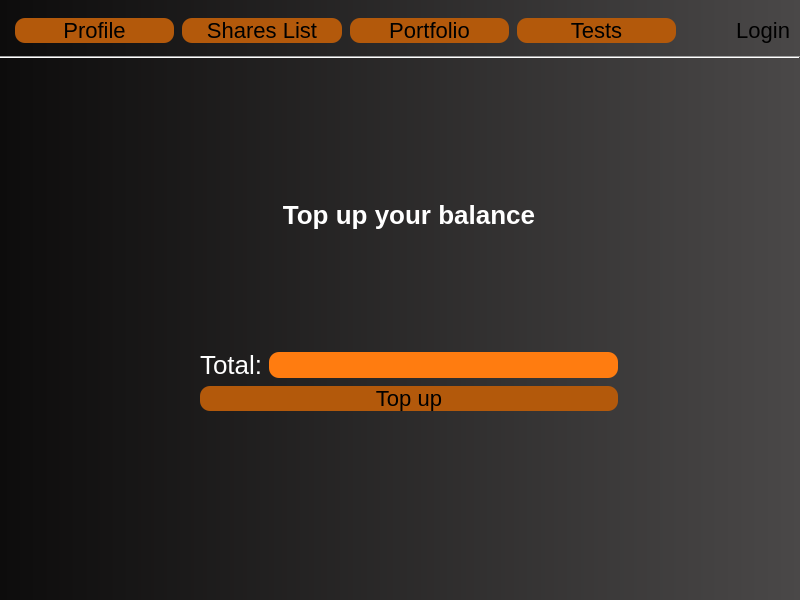
<?xml version="1.0" encoding="UTF-8"?>
<ui version="4.0">
 <class>balance</class>
 <widget class="QWidget" name="balance">
  <property name="geometry">
   <rect>
    <x>0</x>
    <y>0</y>
    <width>800</width>
    <height>600</height>
   </rect>
  </property>
  <property name="windowTitle">
   <string>Form</string>
  </property>
  <widget class="QLabel" name="Background">
   <property name="geometry">
    <rect>
     <x>0</x>
     <y>0</y>
     <width>800</width>
     <height>600</height>
    </rect>
   </property>
   <property name="styleSheet">
    <string notr="true">background-color: qlineargradient(spread:pad, x1:0, y1:0, x2:1, y2:0, stop:0 rgba(13, 12, 12, 255), stop:1 rgba(74, 72, 72, 255));</string>
   </property>
   <property name="text">
    <string/>
   </property>
  </widget>
  <widget class="QWidget" name="horizontalLayoutWidget">
   <property name="geometry">
    <rect>
     <x>10</x>
     <y>10</y>
     <width>671</width>
     <height>41</height>
    </rect>
   </property>
   <layout class="QHBoxLayout" name="header">
    <property name="spacing">
     <number>8</number>
    </property>
    <property name="leftMargin">
     <number>5</number>
    </property>
    <property name="topMargin">
     <number>5</number>
    </property>
    <property name="rightMargin">
     <number>5</number>
    </property>
    <property name="bottomMargin">
     <number>5</number>
    </property>
    <item>
     <widget class="QPushButton" name="ProfileBtn">
      <property name="styleSheet">
       <string notr="true">background-color: rgb(179, 89, 11);
color: black;
font-size:22px;
border: none;
border-radius:10px;</string>
      </property>
      <property name="text">
       <string>Profile</string>
      </property>
     </widget>
    </item>
    <item>
     <widget class="QPushButton" name="SharesListBtn">
      <property name="styleSheet">
       <string notr="true">background-color: rgb(179, 89, 11);
color: black;
font-size:22px;
border: none;
border-radius:10px;</string>
      </property>
      <property name="text">
       <string>Shares List</string>
      </property>
     </widget>
    </item>
    <item>
     <widget class="QPushButton" name="PortfolioBtn">
      <property name="styleSheet">
       <string notr="true">background-color: rgb(179, 89, 11);
color: black;
font-size:22px;
border: none;
border-radius:10px;</string>
      </property>
      <property name="text">
       <string>Portfolio</string>
      </property>
     </widget>
    </item>
    <item>
     <widget class="QPushButton" name="TestsBtn">
      <property name="styleSheet">
       <string notr="true">background-color: rgb(179, 89, 11);
color: black;
font-size:22px;
border: none;
border-radius:10px;</string>
      </property>
      <property name="text">
       <string>Tests</string>
      </property>
     </widget>
    </item>
   </layout>
  </widget>
  <widget class="Line" name="line">
   <property name="geometry">
    <rect>
     <x>0</x>
     <y>50</y>
     <width>800</width>
     <height>15</height>
    </rect>
   </property>
   <property name="lineWidth">
    <number>1</number>
   </property>
   <property name="orientation">
    <enum>Qt::Horizontal</enum>
   </property>
  </widget>
  <widget class="QLabel" name="Login">
   <property name="geometry">
    <rect>
     <x>690</x>
     <y>10</y>
     <width>100</width>
     <height>40</height>
    </rect>
   </property>
   <property name="font">
    <font>
     <pointsize>-1</pointsize>
    </font>
   </property>
   <property name="layoutDirection">
    <enum>Qt::LeftToRight</enum>
   </property>
   <property name="autoFillBackground">
    <bool>false</bool>
   </property>
   <property name="styleSheet">
    <string notr="true">font-size: 22px;
color: black;</string>
   </property>
   <property name="text">
    <string>Login</string>
   </property>
   <property name="alignment">
    <set>Qt::AlignRight|Qt::AlignTrailing|Qt::AlignVCenter</set>
   </property>
   <property name="wordWrap">
    <bool>true</bool>
   </property>
  </widget>
  <widget class="QWidget" name="verticalLayoutWidget">
   <property name="geometry">
    <rect>
     <x>200</x>
     <y>200</y>
     <width>418</width>
     <height>211</height>
    </rect>
   </property>
   <layout class="QVBoxLayout" name="Menu">
    <item>
     <widget class="QLabel" name="TopUpYourBalance">
      <property name="styleSheet">
       <string notr="true">color : white;
font-size:26px;
font-weight: bold;
</string>
      </property>
      <property name="text">
       <string>Top up your balance</string>
      </property>
      <property name="alignment">
       <set>Qt::AlignHCenter|Qt::AlignTop</set>
      </property>
      <property name="margin">
       <number>20</number>
      </property>
     </widget>
    </item>
    <item>
     <layout class="QHBoxLayout" name="TotalMenu">
      <item>
       <widget class="QLabel" name="Total">
        <property name="styleSheet">
         <string notr="true">color : white;
font-size:26px;</string>
        </property>
        <property name="text">
         <string>Total:</string>
        </property>
       </widget>
      </item>
      <item>
       <widget class="QLineEdit" name="AmountInput">
        <property name="styleSheet">
         <string notr="true">background-color: rgb(255, 124, 16);
color: black;
font-size:20px;
border: none;
border-radius:10px;</string>
        </property>
       </widget>
      </item>
     </layout>
    </item>
    <item>
     <widget class="QPushButton" name="TopUpBtn">
      <property name="styleSheet">
       <string notr="true">background-color: rgb(179, 89, 11);
color: black;
font-size:22px;
border: none;
border-radius:10px;</string>
      </property>
      <property name="text">
       <string>Top up</string>
      </property>
     </widget>
    </item>
   </layout>
  </widget>
 </widget>
 <resources/>
 <connections/>
</ui>
